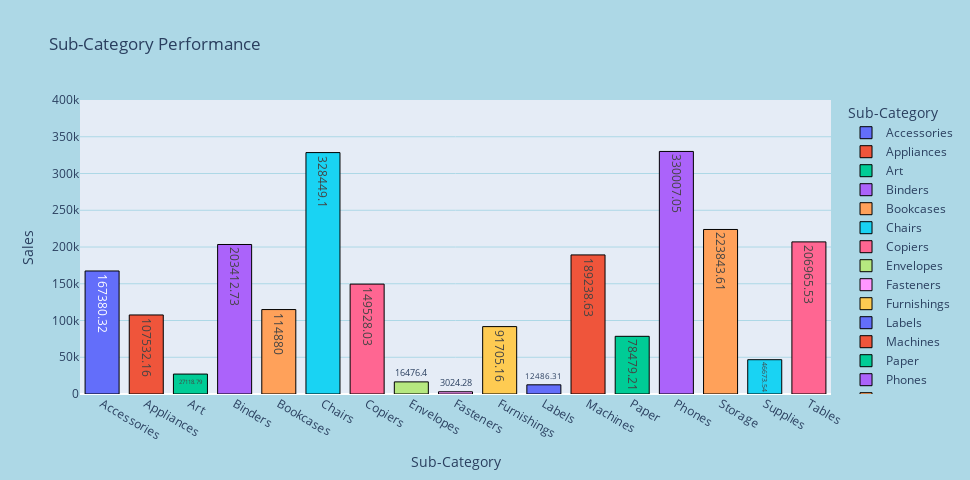

Write notebook code for a chart like this one.
### Code cell
# 5. Sub-Category Performance
sub=df.groupby('Sub-Category')['Sales'].sum().reset_index().round(2)
fig=px.bar(sub,x='Sub-Category',y='Sales',color='Sub-Category',title='Sub-Category Performance',text='Sales')
fig.update_layout(height=480,width=970,paper_bgcolor="lightblue",yaxis=dict(gridcolor='lightblue',gridwidth=1))
fig.update_traces(width=0.77,marker_line_color='black',marker_line_width=1)
fig.update_yaxes(range=[0,400000],dtick=50000)
fig.show()

### Figure 1 — Plotly figure (JSON) as saved in the notebook; plotly's stock layout.template omitted (floating-point values rounded to 4 significant figures)
{"data": [{"alignmentgroup": "True", "hovertemplate": "Sub-Category=%{x}<br>Sales=%{text}<extra></extra>", "legendgroup": "Accessories", "marker": {"color": "#636efa", "line": {"color": "black", "width": 1}, "pattern": {"shape": ""}}, "name": "Accessories", "offsetgroup": "Accessories", "orientation": "v", "showlegend": true, "text": [167400.0], "textposition": "auto", "type": "bar", "width": 0.77, "x": ["Accessories"], "xaxis": "x", "y": [167400.0], "yaxis": "y"}, {"alignmentgroup": "True", "hovertemplate": "Sub-Category=%{x}<br>Sales=%{text}<extra></extra>", "legendgroup": "Appliances", "marker": {"color": "#EF553B", "line": {"color": "black", "width": 1}, "pattern": {"shape": ""}}, "name": "Appliances", "offsetgroup": "Appliances", "orientation": "v", "showlegend": true, "text": [107500.0], "textposition": "auto", "type": "bar", "width": 0.77, "x": ["Appliances"], "xaxis": "x", "y": [107500.0], "yaxis": "y"}, {"alignmentgroup": "True", "hovertemplate": "Sub-Category=%{x}<br>Sales=%{text}<extra></extra>", "legendgroup": "Art", "marker": {"color": "#00cc96", "line": {"color": "black", "width": 1}, "pattern": {"shape": ""}}, "name": "Art", "offsetgroup": "Art", "orientation": "v", "showlegend": true, "text": [27120.0], "textposition": "auto", "type": "bar", "width": 0.77, "x": ["Art"], "xaxis": "x", "y": [27120.0], "yaxis": "y"}, {"alignmentgroup": "True", "hovertemplate": "Sub-Category=%{x}<br>Sales=%{text}<extra></extra>", "legendgroup": "Binders", "marker": {"color": "#ab63fa", "line": {"color": "black", "width": 1}, "pattern": {"shape": ""}}, "name": "Binders", "offsetgroup": "Binders", "orientation": "v", "showlegend": true, "text": [203400.0], "textposition": "auto", "type": "bar", "width": 0.77, "x": ["Binders"], "xaxis": "x", "y": [203400.0], "yaxis": "y"}, {"alignmentgroup": "True", "hovertemplate": "Sub-Category=%{x}<br>Sales=%{text}<extra></extra>", "legendgroup": "Bookcases", "marker": {"color": "#FFA15A", "line": {"color": "black", "width": 1}, "pattern": {"shape": ""}}, "name": "Bookcases", "offsetgroup": "Bookcases", "orientation": "v", "showlegend": true, "text": [114880], "textposition": "auto", "type": "bar", "width": 0.77, "x": ["Bookcases"], "xaxis": "x", "y": [114880], "yaxis": "y"}, {"alignmentgroup": "True", "hovertemplate": "Sub-Category=%{x}<br>Sales=%{text}<extra></extra>", "legendgroup": "Chairs", "marker": {"color": "#19d3f3", "line": {"color": "black", "width": 1}, "pattern": {"shape": ""}}, "name": "Chairs", "offsetgroup": "Chairs", "orientation": "v", "showlegend": true, "text": [328400.0], "textposition": "auto", "type": "bar", "width": 0.77, "x": ["Chairs"], "xaxis": "x", "y": [328400.0], "yaxis": "y"}, {"alignmentgroup": "True", "hovertemplate": "Sub-Category=%{x}<br>Sales=%{text}<extra></extra>", "legendgroup": "Copiers", "marker": {"color": "#FF6692", "line": {"color": "black", "width": 1}, "pattern": {"shape": ""}}, "name": "Copiers", "offsetgroup": "Copiers", "orientation": "v", "showlegend": true, "text": [149500.0], "textposition": "auto", "type": "bar", "width": 0.77, "x": ["Copiers"], "xaxis": "x", "y": [149500.0], "yaxis": "y"}, {"alignmentgroup": "True", "hovertemplate": "Sub-Category=%{x}<br>Sales=%{text}<extra></extra>", "legendgroup": "Envelopes", "marker": {"color": "#B6E880", "line": {"color": "black", "width": 1}, "pattern": {"shape": ""}}, "name": "Envelopes", "offsetgroup": "Envelopes", "orientation": "v", "showlegend": true, "text": [16480.0], "textposition": "auto", "type": "bar", "width": 0.77, "x": ["Envelopes"], "xaxis": "x", "y": [16480.0], "yaxis": "y"}, {"alignmentgroup": "True", "hovertemplate": "Sub-Category=%{x}<br>Sales=%{text}<extra></extra>", "legendgroup": "Fasteners", "marker": {"color": "#FF97FF", "line": {"color": "black", "width": 1}, "pattern": {"shape": ""}}, "name": "Fasteners", "offsetgroup": "Fasteners", "orientation": "v", "showlegend": true, "text": [3024.0], "textposition": "auto", "type": "bar", "width": 0.77, "x": ["Fasteners"], "xaxis": "x", "y": [3024.0], "yaxis": "y"}, {"alignmentgroup": "True", "hovertemplate": "Sub-Category=%{x}<br>Sales=%{text}<extra></extra>", "legendgroup": "Furnishings", "marker": {"color": "#FECB52", "line": {"color": "black", "width": 1}, "pattern": {"shape": ""}}, "name": "Furnishings", "offsetgroup": "Furnishings", "orientation": "v", "showlegend": true, "text": [91710.0], "textposition": "auto", "type": "bar", "width": 0.77, "x": ["Furnishings"], "xaxis": "x", "y": [91710.0], "yaxis": "y"}, {"alignmentgroup": "True", "hovertemplate": "Sub-Category=%{x}<br>Sales=%{text}<extra></extra>", "legendgroup": "Labels", "marker": {"color": "#636efa", "line": {"color": "black", "width": 1}, "pattern": {"shape": ""}}, "name": "Labels", "offsetgroup": "Labels", "orientation": "v", "showlegend": true, "text": [12490.0], "textposition": "auto", "type": "bar", "width": 0.77, "x": ["Labels"], "xaxis": "x", "y": [12490.0], "yaxis": "y"}, {"alignmentgroup": "True", "hovertemplate": "Sub-Category=%{x}<br>Sales=%{text}<extra></extra>", "legendgroup": "Machines", "marker": {"color": "#EF553B", "line": {"color": "black", "width": 1}, "pattern": {"shape": ""}}, "name": "Machines", "offsetgroup": "Machines", "orientation": "v", "showlegend": true, "text": [189200.0], "textposition": "auto", "type": "bar", "width": 0.77, "x": ["Machines"], "xaxis": "x", "y": [189200.0], "yaxis": "y"}, {"alignmentgroup": "True", "hovertemplate": "Sub-Category=%{x}<br>Sales=%{text}<extra></extra>", "legendgroup": "Paper", "marker": {"color": "#00cc96", "line": {"color": "black", "width": 1}, "pattern": {"shape": ""}}, "name": "Paper", "offsetgroup": "Paper", "orientation": "v", "showlegend": true, "text": [78480.0], "textposition": "auto", "type": "bar", "width": 0.77, "x": ["Paper"], "xaxis": "x", "y": [78480.0], "yaxis": "y"}, {"alignmentgroup": "True", "hovertemplate": "Sub-Category=%{x}<br>Sales=%{text}<extra></extra>", "legendgroup": "Phones", "marker": {"color": "#ab63fa", "line": {"color": "black", "width": 1}, "pattern": {"shape": ""}}, "name": "Phones", "offsetgroup": "Phones", "orientation": "v", "showlegend": true, "text": [330000.0], "textposition": "auto", "type": "bar", "width": 0.77, "x": ["Phones"], "xaxis": "x", "y": [330000.0], "yaxis": "y"}, {"alignmentgroup": "True", "hovertemplate": "Sub-Category=%{x}<br>Sales=%{text}<extra></extra>", "legendgroup": "Storage", "marker": {"color": "#FFA15A", "line": {"color": "black", "width": 1}, "pattern": {"shape": ""}}, "name": "Storage", "offsetgroup": "Storage", "orientation": "v", "showlegend": true, "text": [223800.0], "textposition": "auto", "type": "bar", "width": 0.77, "x": ["Storage"], "xaxis": "x", "y": [223800.0], "yaxis": "y"}, {"alignmentgroup": "True", "hovertemplate": "Sub-Category=%{x}<br>Sales=%{text}<extra></extra>", "legendgroup": "Supplies", "marker": {"color": "#19d3f3", "line": {"color": "black", "width": 1}, "pattern": {"shape": ""}}, "name": "Supplies", "offsetgroup": "Supplies", "orientation": "v", "showlegend": true, "text": [46670.0], "textposition": "auto", "type": "bar", "width": 0.77, "x": ["Supplies"], "xaxis": "x", "y": [46670.0], "yaxis": "y"}, {"alignmentgroup": "True", "hovertemplate": "Sub-Category=%{x}<br>Sales=%{text}<extra></extra>", "legendgroup": "Tables", "marker": {"color": "#FF6692", "line": {"color": "black", "width": 1}, "pattern": {"shape": ""}}, "name": "Tables", "offsetgroup": "Tables", "orientation": "v", "showlegend": true, "text": [207000.0], "textposition": "auto", "type": "bar", "width": 0.77, "x": ["Tables"], "xaxis": "x", "y": [207000.0], "yaxis": "y"}], "layout": {"barmode": "relative", "height": 480, "legend": {"title": {"text": "Sub-Category"}, "tracegroupgap": 0}, "paper_bgcolor": "lightblue", "title": {"text": "Sub-Category Performance"}, "width": 970, "xaxis": {"anchor": "y", "categoryarray": ["Accessories", "Appliances", "Art", "Binders", "Bookcases", "Chairs", "Copiers", "Envelopes", "Fasteners", "Furnishings", "Labels", "Machines", "Paper", "Phones", "Storage", "Supplies", "Tables"], "categoryorder": "array", "domain": [0, 1], "title": {"text": "Sub-Category"}}, "yaxis": {"anchor": "x", "domain": [0, 1], "dtick": 50000, "gridcolor": "lightblue", "gridwidth": 1, "range": [0, 400000], "title": {"text": "Sales"}}}}
